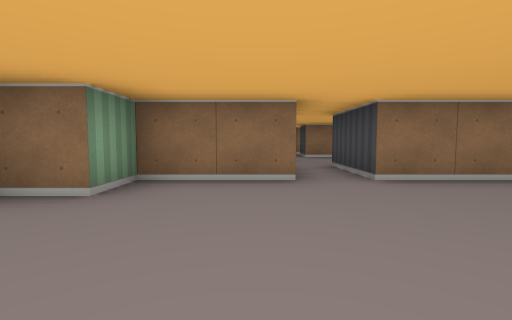
[1] (above)

17 first-person views from a walk through a cub3D maze. The camera is about half as high as the walls, tilts 4° down and sees 85° across. The floor is counted in squares. Each view is taken from the middle of a square. On the plan, view 1 faces up. The plan holds only what a view shows up to about 9 squares ahead; the rest is blank.

[2]
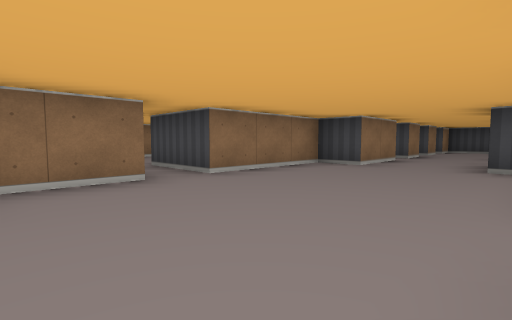

[3]
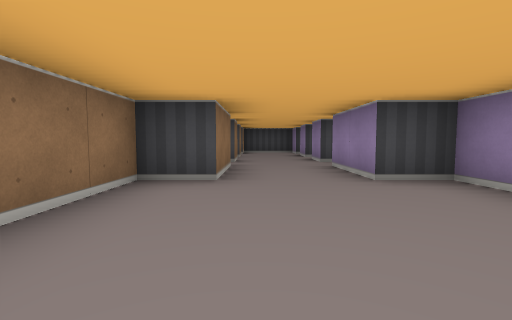

[4]
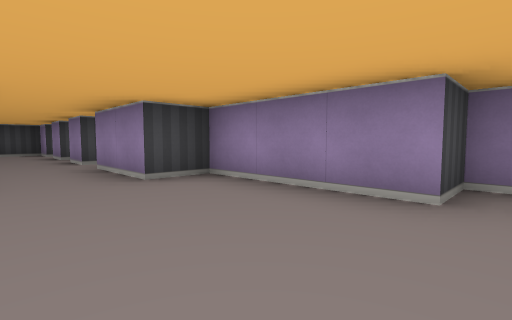

[5]
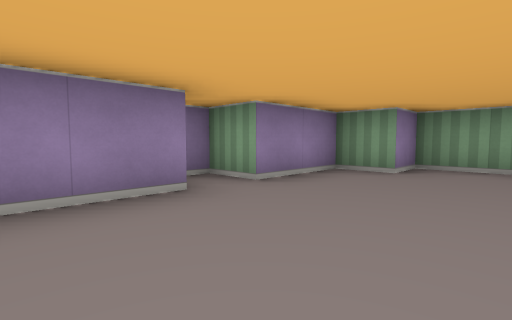

[6]
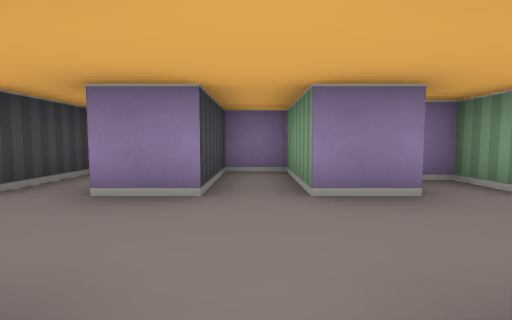

[7]
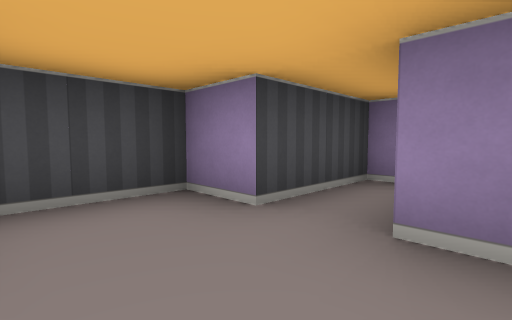

[8]
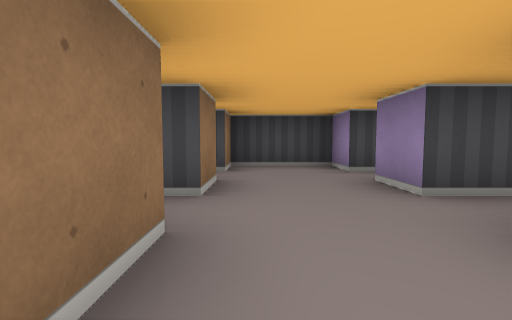

[9]
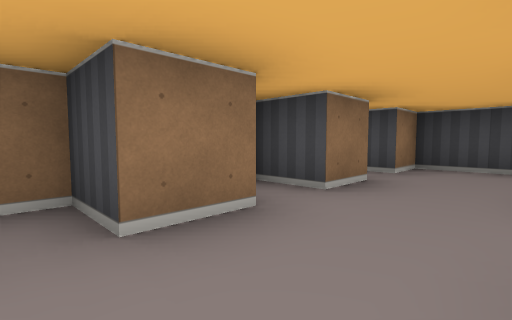

[10]
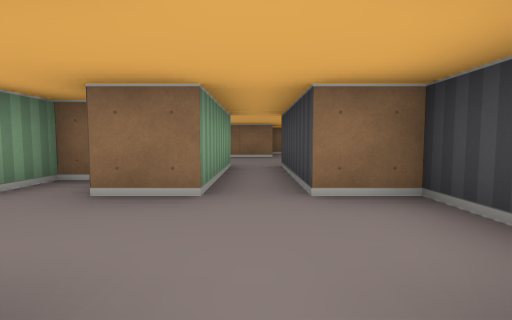

[11]
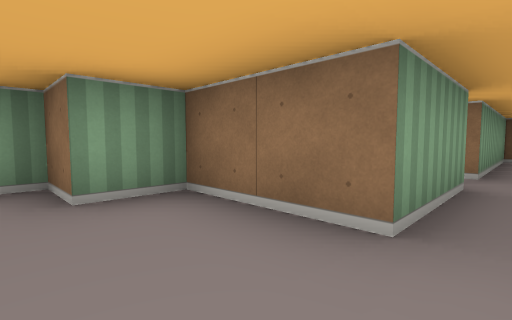

[12]
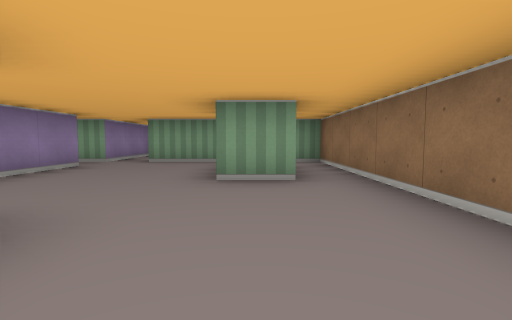

[13]
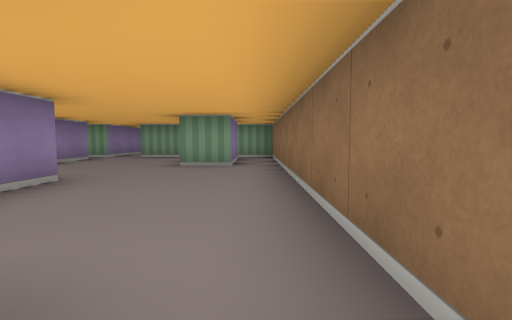

[14]
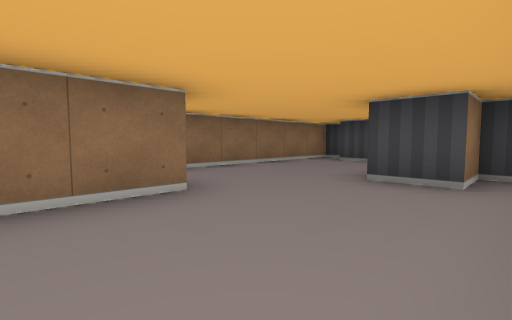

[15]
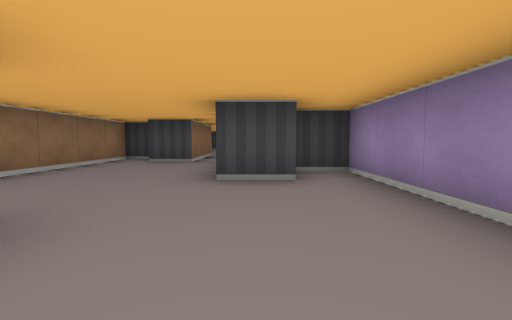

[16]
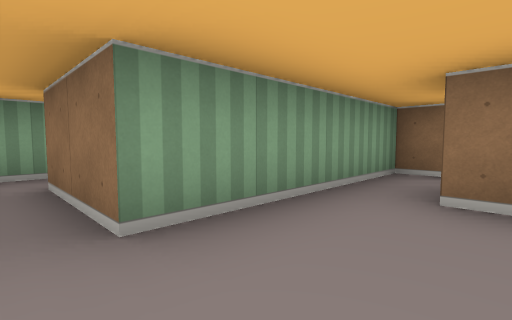

[17]
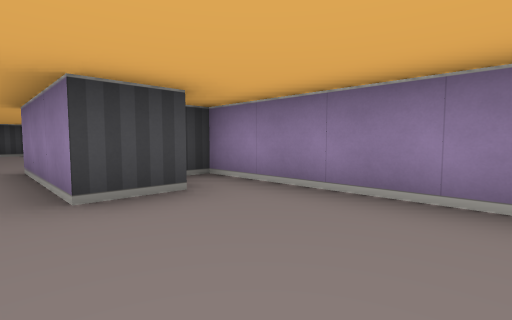

### Floor plan
Ten units are one square. View 1 is at (0, 0); x grows to the right and y downward. Boxes are objects, and circles mark ways between rooms. Rooms are numbered by the first view taken in them; rooms with no view inside come last. Other rooms are left out.
<svg viewBox="-30 -110 160 131">
<path fill="none" stroke="#000" d="M5 -35 -15 -35 -15 -25 -25 -25 -25 -5 -15 -5 -15 5 5 5 5 15 15 15 15 5 45 5 45 -5M45 -25 45 -35 15 -35M85 -5 85 15 95 15 95 -5 105 -5M105 -25 95 -25 95 -35M90 -35 85 -35 85 -25M66 -25 45 -25M74 -5 85 -5M85 -25 75 -25 75 -35 70 -35M45 -5 65 -5 65 5 70 5M115 16 115 -5 125 -5 125 -25 115 -25M35 -95 35 -85 15 -85M5 -85 5 -65M5 -55 5 -35M85 -85 85 -95M15 -35 15 -55 65 -55 65 -65 55 -65 55 -75 85 -75M95 -99 95 -105 35 -105M15 -95 35 -95M15 -85 15 -90M35 -105 5 -105 5 -85"/>
<circle cx="55" cy="-15" r="3" fill="#2a7"/>
<circle cx="10" cy="-45" r="3" fill="#2a7"/>
<circle cx="80" cy="-15" r="3" fill="#2a7"/>
<circle cx="100" cy="-15" r="3" fill="#2a7"/>
<circle cx="10" cy="-90" r="3" fill="#2a7"/>
<circle cx="25" cy="-100" r="3" fill="#2a7"/>
<text x="10" y="-10">1</text>
<text x="90" y="-10">2</text>
<text x="70" y="-20">3</text>
<text x="110" y="-10">4</text>
<text x="40" y="-80">5</text>
<text x="20" y="-100">6</text>
</svg>
Room 1 opens to room 3. Room 1 opens to room 5. Room 2 opens to room 3. Room 2 opens to room 4. Room 5 opens to room 6.

Where each view was taken, in squares from view 1:
view 1: 0 up, 0 right, facing up
view 2: 0 up, 1 left, facing up-right
view 3: 2 up, 1 right, facing right
view 4: 2 up, 1 right, facing down-right
view 5: 2 up, 3 right, facing down-left
view 6: 3 up, 9 right, facing down
view 7: 2 up, 10 right, facing down-right
view 8: 2 up, 7 right, facing right
view 9: 1 up, 7 right, facing up-right
view 10: 0 up, 11 right, facing up
view 11: 2 up, 1 right, facing up-left
view 12: 9 up, 7 right, facing left
view 13: 10 up, 9 right, facing left
view 14: 6 up, 2 right, facing up-right
view 15: 7 up, 2 right, facing right
view 16: 6 up, 2 right, facing up-left
view 17: 8 up, 3 right, facing down-right
